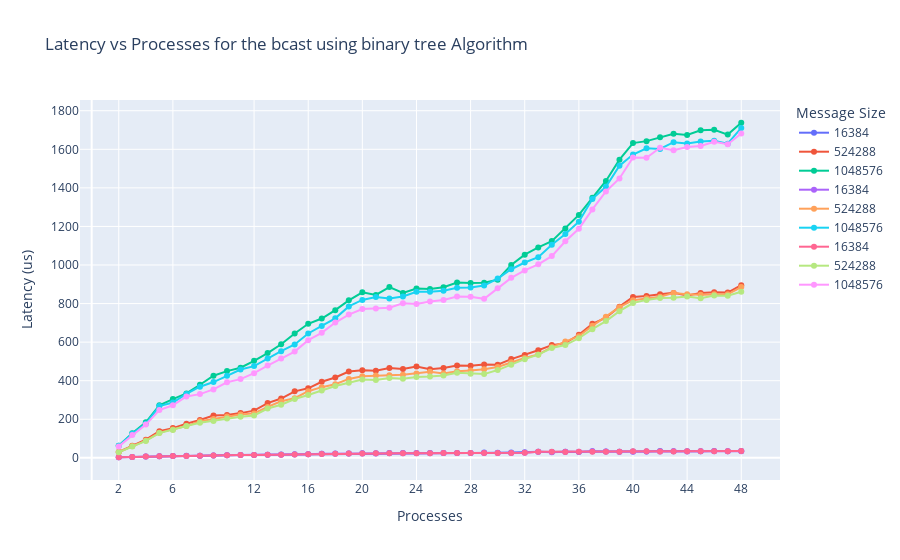
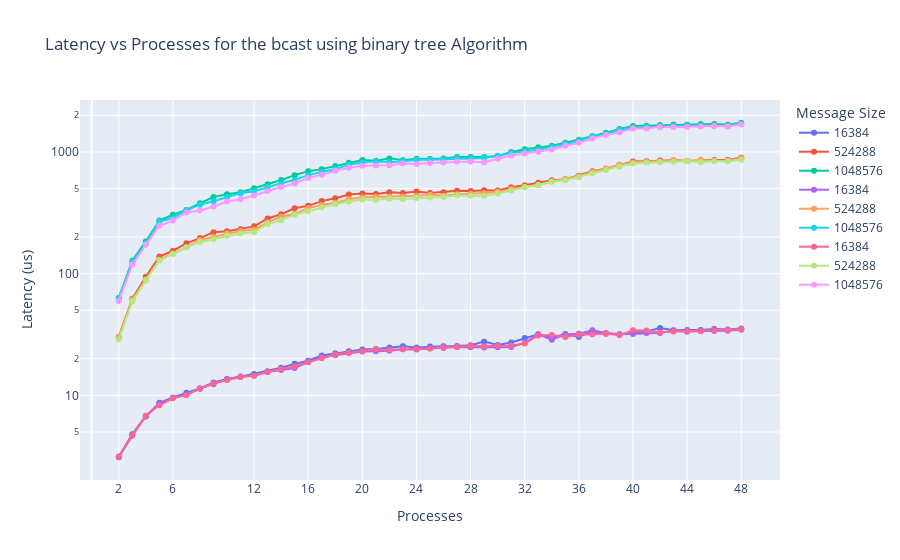

The notebook cell saved with these charts, in order:
### Code cell
# Initialize the figure
fig = go.Figure()


# Start plotting the data
for selected in range(len(binary_tree_df)):
	# The two runs
	used_df = binary_tree_df[selected]
	for message_size in message_sizes:
		# Only plot for 512KB and 1MB, a.k.a. one fitting entirely in L1 (and one not fitting
		if message_size in selected_sizes:
			# Plot the data
			fig.add_trace(go.Scatter(x=used_df[used_df['MessageSize']==message_size]['Processes'], 
									y=used_df[used_df['MessageSize']==message_size]['Latency'],
									mode='lines+markers', name=str(message_size)))
# Update the layout by naming the appropirate tings and highlighting some places of interest in the x-axis
fig.update_layout(title='Latency vs Processes for the bcast using binary tree Algorithm', 
					xaxis_title='Processes', 
					yaxis_title='Latency (us)', 
					legend_title='Message Size',
					xaxis=dict(tickvals=tickvals),
				)
fig.show()


# Initialize the figure
fig = go.Figure()
# Start plotting the data
for selected in range(len(binary_tree_df)):
	# The two runs
	used_df = binary_tree_df[selected]
	for message_size in message_sizes:
		# Only plot for 512KB and 1MB, a.k.a. one fitting entirely in L1 (and one not fitting
		if message_size in selected_sizes:
			# Plot the data
			fig.add_trace(go.Scatter(x=used_df[used_df['MessageSize']==message_size]['Processes'], 
									y=used_df[used_df['MessageSize']==message_size]['Latency'],
									mode='lines+markers', name=str(message_size)))
# Update the layout by naming the appropirate tings and highlighting some places of interest in the x-axis
fig.update_layout(title='Latency vs Processes for the bcast using binary tree Algorithm', 
			xaxis_title='Processes', 
			yaxis_title='Latency (us)', 
			legend_title='Message Size',
			xaxis=dict(tickvals=tickvals),
			yaxis=dict(type='log')
			)
fig.show()
